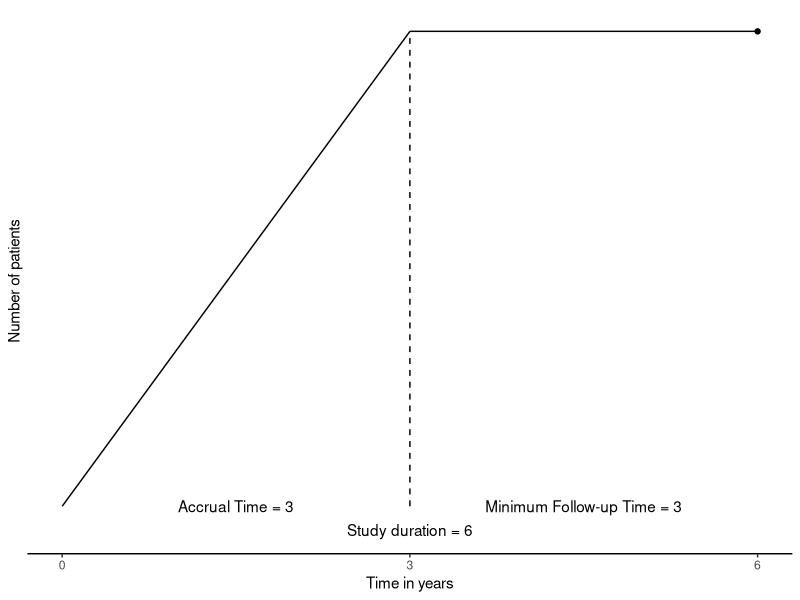

The R script that drew this image:
## ---- chunk 1
#| echo: false
#| message: false
#| warning: false
library(tidyverse)
## ---- chunk 2
ggplot()+
geom_segment(aes(x = 0, y = 0, xend = 3, yend = 2))+
geom_segment(aes(x = 3, y = 2, xend = 6, yend = 2))+
annotate("text", x = 1.5, y = 0, label = "Accrual Time = 3") +
annotate("text", x = 4.5, y = 0, label = "Minimum Follow-up Time = 3") +
geom_segment(aes(x = 3, y = 0, xend = 3, yend = 2), linetype = "dashed")+
annotate("text", x = 3, y = -0.1, label = "Study duration = 6") +
geom_point(aes(x = 6, y = 2))+
labs(x = "Time in years", y = "Number of patients") +
scale_x_continuous(
    breaks = c(0, 3, 6),
    minor_breaks = 0:6,
  )  +
scale_y_continuous(
  breaks = NULL,
  minor_breaks = NULL,
  expand = c(0, 0.1)
) +
theme_classic()
